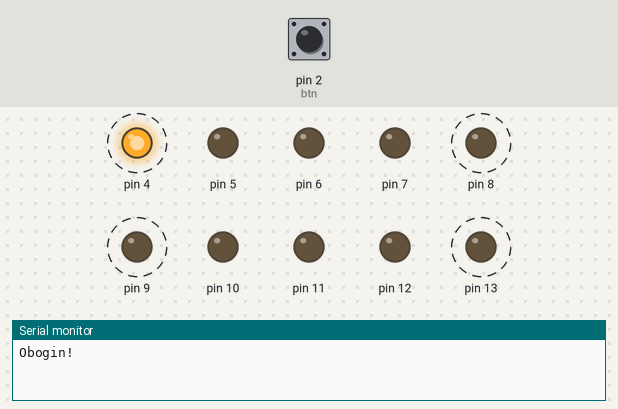
Simulated run of this sketch. Board: Arduino Uno, built with avr-gcc and run on an emulated ATmega328P. Parts: output pins drawn as LEDs (lit = HIGH), the last lines printed to the serial monitor. Dashed ring = blinking. The inputs (shaded band) are chosen by the test bench; at power-on: pin 2 (btn) LOW.

Above: at 1.6 s.
1.7 s: pin 2 (btn) pulled HIGH for 0.5 s
At 2.21 s:
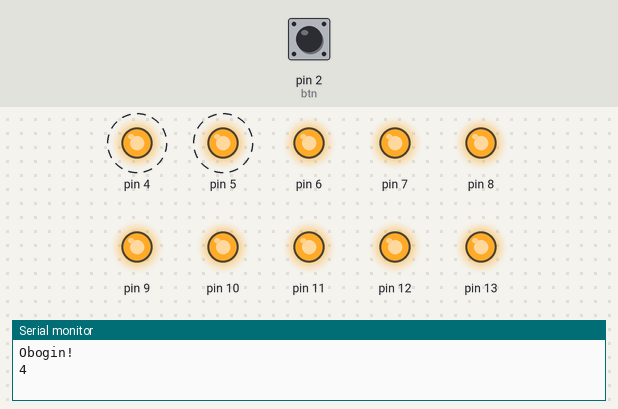
4.7 s: pin 2 (btn) pulled HIGH for 1 s
At 5.01 s:
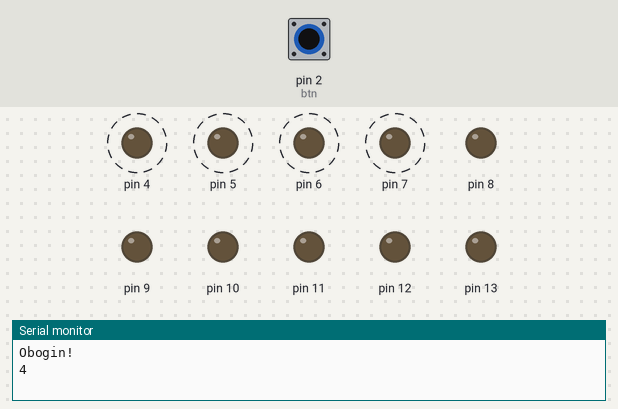
7.7 s: pin 2 (btn) pulled HIGH for 3.2 s
At 11.88 s:
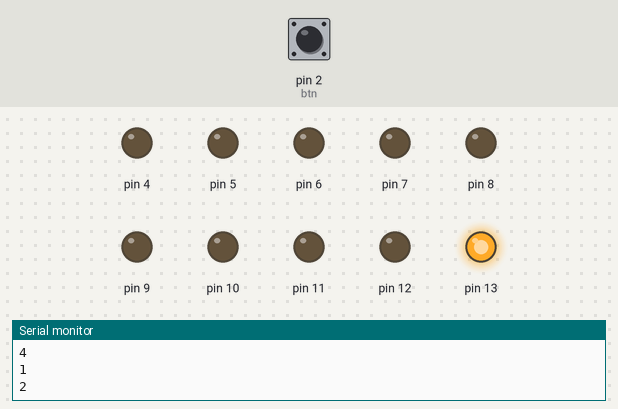
Timing chart, 0 to 18.4 s (numbered marks = the images above; inputs shaded):
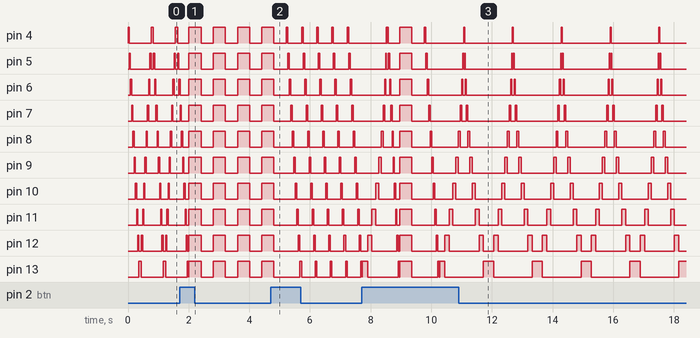

Measured:
- after the input at 4.7 s, pin 4, pin 5: alternates HIGH for 0.05 s and LOW for 0.45 s, starting after 0.57 s; pin 6: alternates HIGH for 0.05 s and LOW for 0.45 s, starting after 0.62 s; pin 7: alternates HIGH for 0.05 s and LOW for 0.45 s, starting after 0.67 s
- by itself, pin 4, pin 5: alternates HIGH for 0.40 s and LOW for 0.40 s
- by itself, pin 6: repeats every 0.80 s: HIGH 0.40 s, LOW 0.40 s

The sketch:

jj-120808-blinkenlightsdeluxe.ino
```cpp
int blinkenlightmode = 3 ;
int knightriderflow = 0 ;
int btnvalue = 0 ;
int btn = 2 ;

void setup() {

  // Set up serial
  Serial.begin(9600);           // set up Serial library at 9600 bps
  Serial.println("Obogin!");  // prints hello with ending line break

  // set outputs
  for (int thisPin = 4; thisPin < 14; thisPin++) {
    pinMode(thisPin, OUTPUT);
  }

  // Set button pin
  pinMode (btn, INPUT);

}

void loop(){

  btnvalue = digitalRead(btn);

  if(btnvalue == 1){
    btnvalue = 0 ;
    blinkenlightmode++ ;
    delay(10);
    Serial.println(blinkenlightmode);
    if(blinkenlightmode >=4){
      blinkenlightmode = 0 ;
    }
  }

  switch (blinkenlightmode) {
    case 1:

      // FlowOne Mode
      for (int thisPin = 4; thisPin < 14; thisPin++) {
        // set outputs
        digitalWrite(thisPin, HIGH);

        delay(50);

        // off
        digitalWrite(thisPin, LOW);

      }

      break;
    case 2:
      // Bounce Mode

      if(knightriderflow == 0){

        for (int thisPin = 4; thisPin < 14; thisPin++) {

          digitalWrite(thisPin, HIGH);

          delay(thisPin*thisPin);

          // off
          digitalWrite(thisPin, LOW);

          if(thisPin == 13){
            knightriderflow = 1 ;
          }
        }
      }else{
        for (int thisPin = 13; thisPin > 3; thisPin--) {

          digitalWrite(thisPin, HIGH);

          delay(thisPin*thisPin);

          // off
          digitalWrite(thisPin, LOW);

          if(thisPin == 4){
            knightriderflow = 0 ;
          }

        }
      }
      break;
    case 3:
      // Knigtrider Mode

      if(knightriderflow == 0){

        for (int thisPin = 4; thisPin < 14; thisPin++) {

          digitalWrite(thisPin, HIGH);

          delay(40);

          // off
          digitalWrite(thisPin, LOW);

          if(thisPin == 13){
            knightriderflow = 1 ;
          }
        }
      }else{
        for (int thisPin = 13; thisPin > 3; thisPin--) {

          digitalWrite(thisPin, HIGH);

          delay(40);

          // off
          digitalWrite(thisPin, LOW);

          if(thisPin == 4){
            knightriderflow = 0 ;
          }

        }
      }
      break;

    default:

      // TheAllLed Mode
      for (int thisPin = 4; thisPin < 14; thisPin++) {
        // set outputs
        digitalWrite(thisPin, HIGH);
      }

      delay(400);

      for (int thisPin = 4; thisPin < 14; thisPin++) {

        // off
        digitalWrite(thisPin, LOW);
      }

      delay(400);


      break;

  }

}
```
